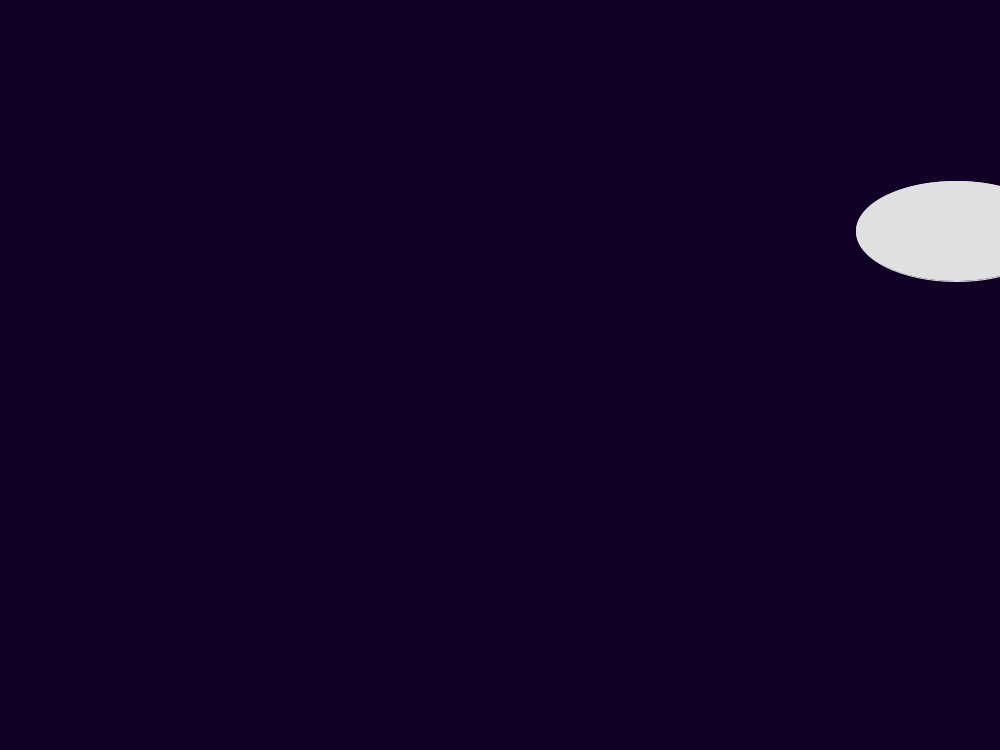
Frame 1 (no input)
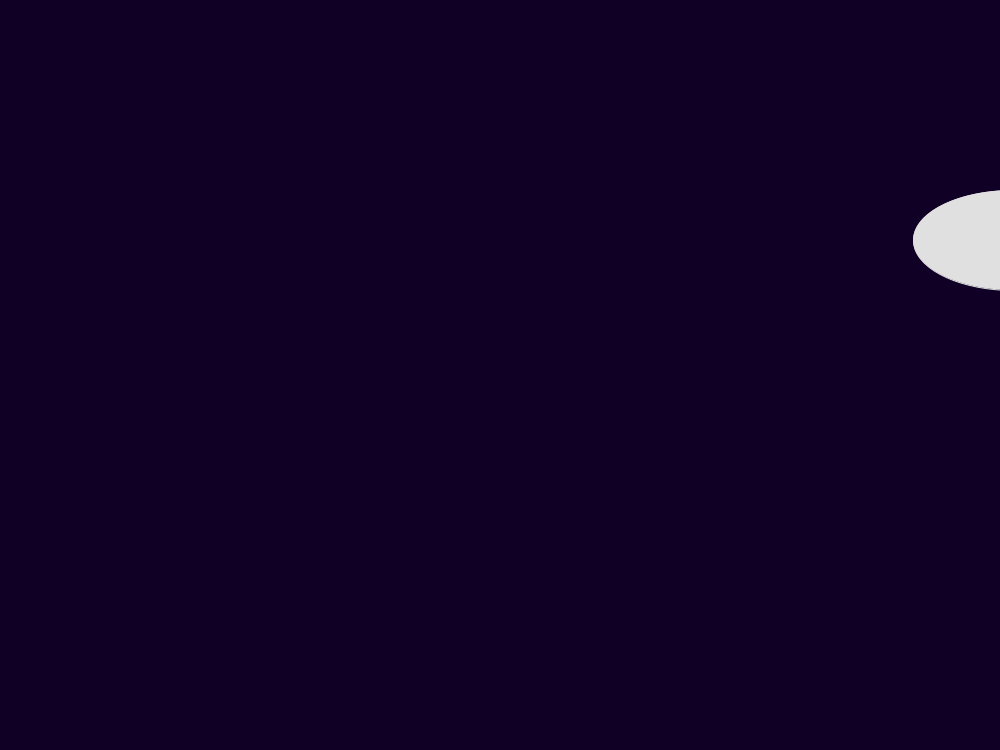
Frame 60 (the mouse pressed at the canvas centre just before this capture)
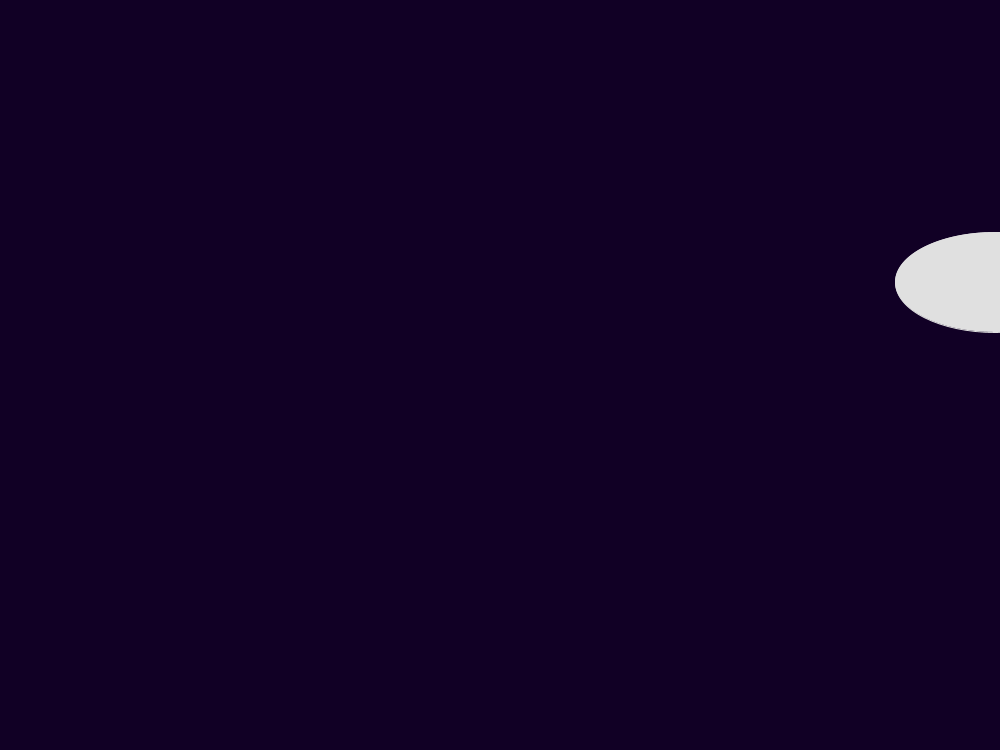
Frame 120 (the mouse held since frame 60 and released just before this capture)

The Processing sketch that drew these frames (run headless with seeded random() and noise(); from frame 60 on, the mouse is pressed at the canvas centre):

// Processing sketch: Buguea_Pantallas
// ── Buguea_Pantallas.pde
int anchoLienzo = 1000;
int altoLienzo = 750;
int limiteAncho;
int limiteAlto;
int sizeCircleX = 200;
int sizeCircleY = 100;
int contadorFramesX;
int contadorFramesY;
int incremento = 2;
int movimientoX;
int movimientoY;
boolean directionX;
boolean directionY;
int modo = 1;
int esperaAbajo,esperaDerecha;
int esperaAumento = int(random(0, 5 + 1));;
String status;


void setup(){
  size(1000,750);
  limiteAncho = anchoLienzo - (sizeCircleX/2);
  limiteAlto = altoLienzo - (sizeCircleY/2);
  int numeroAleatorioY = int(random(0, limiteAlto)); 
  int numeroAleatorioX = int(random(0, limiteAncho));
  stroke(#E0E0E0);
  fill(#E0E0E0);
  status = "no iniciado";
  esperaAbajo = 1;
  esperaDerecha = 1;
  contadorFramesY = numeroAleatorioY;
  contadorFramesX = numeroAleatorioX;

}

void draw(){
  background(#110025);
  movimientoX = contadorFramesX + (sizeCircleX/2);
  movimientoY = contadorFramesY + (sizeCircleY/2);
  //abajo derecha mov 1

  
  
  if((movimientoX >= limiteAncho) || (movimientoY>=limiteAlto)||(movimientoX <= 0 + sizeCircleX/2)||(movimientoY <= 0 + sizeCircleY/2)){
    modo = int(random(1,5));
  }
      
      
  
  if(modo == 1) {//abajo, derecha
    contadorFramesX++;
    contadorFramesX += incremento;
    contadorFramesY++;
    contadorFramesY += incremento;
    ellipse(movimientoX,movimientoY,sizeCircleX, sizeCircleY);
    println("mov 1");
}
  else if(modo == 2) {//arriba, derecha
    contadorFramesX++;
    contadorFramesX += incremento;
    contadorFramesY--;
    contadorFramesY -= incremento;
    ellipse(movimientoX,movimientoY,sizeCircleX, sizeCircleY);
    println("mov 2");
  }
  else if(modo == 3) {//izquierda, abajo
       contadorFramesX--;
    contadorFramesX -= incremento;
    contadorFramesY++;
    contadorFramesY += incremento;
    ellipse(movimientoX,movimientoY,sizeCircleX, sizeCircleY);
    println("mov 3");
  }
  else if (modo == 4) {//izquierda, arriba
       contadorFramesX--;
    contadorFramesX -= incremento;
    contadorFramesY--;
    contadorFramesY -= incremento;
    ellipse(movimientoX,movimientoY,sizeCircleX, sizeCircleY);
    println("mov 4");
  }
  else {
  println("error: No se elige el modo");
  }
  
    
  println("modo " + modo);
  println("x " + movimientoX);
  println("y " + movimientoY);
  println("Espera Abajo " + esperaAbajo);
  println("Espera Derecha " + esperaDerecha);
  println("Status: " + status);
}
